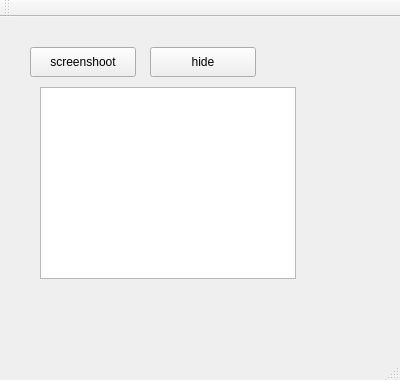
<?xml version="1.0" encoding="UTF-8"?>
<ui version="4.0">
 <class>MainWindow</class>
 <widget class="QMainWindow" name="MainWindow">
  <property name="geometry">
   <rect>
    <x>0</x>
    <y>0</y>
    <width>400</width>
    <height>380</height>
   </rect>
  </property>
  <property name="windowTitle">
   <string>MainWindow</string>
  </property>
  <widget class="QWidget" name="centralWidget">
   <widget class="QPushButton" name="screenShoot">
    <property name="geometry">
     <rect>
      <x>30</x>
      <y>30</y>
      <width>106</width>
      <height>30</height>
     </rect>
    </property>
    <property name="text">
     <string>screenshoot</string>
    </property>
   </widget>
   <widget class="QPushButton" name="pushButton_2">
    <property name="geometry">
     <rect>
      <x>150</x>
      <y>30</y>
      <width>106</width>
      <height>30</height>
     </rect>
    </property>
    <property name="text">
     <string>hide</string>
    </property>
   </widget>
   <widget class="QListView" name="todolist">
    <property name="geometry">
     <rect>
      <x>40</x>
      <y>70</y>
      <width>256</width>
      <height>192</height>
     </rect>
    </property>
   </widget>
  </widget>
  <widget class="QMenuBar" name="menuBar">
   <property name="geometry">
    <rect>
     <x>0</x>
     <y>0</y>
     <width>400</width>
     <height>32</height>
    </rect>
   </property>
  </widget>
  <widget class="QToolBar" name="mainToolBar">
   <attribute name="toolBarArea">
    <enum>TopToolBarArea</enum>
   </attribute>
   <attribute name="toolBarBreak">
    <bool>false</bool>
   </attribute>
  </widget>
  <widget class="QStatusBar" name="statusBar"/>
 </widget>
 <layoutdefault spacing="6" margin="11"/>
 <resources/>
 <connections/>
</ui>
